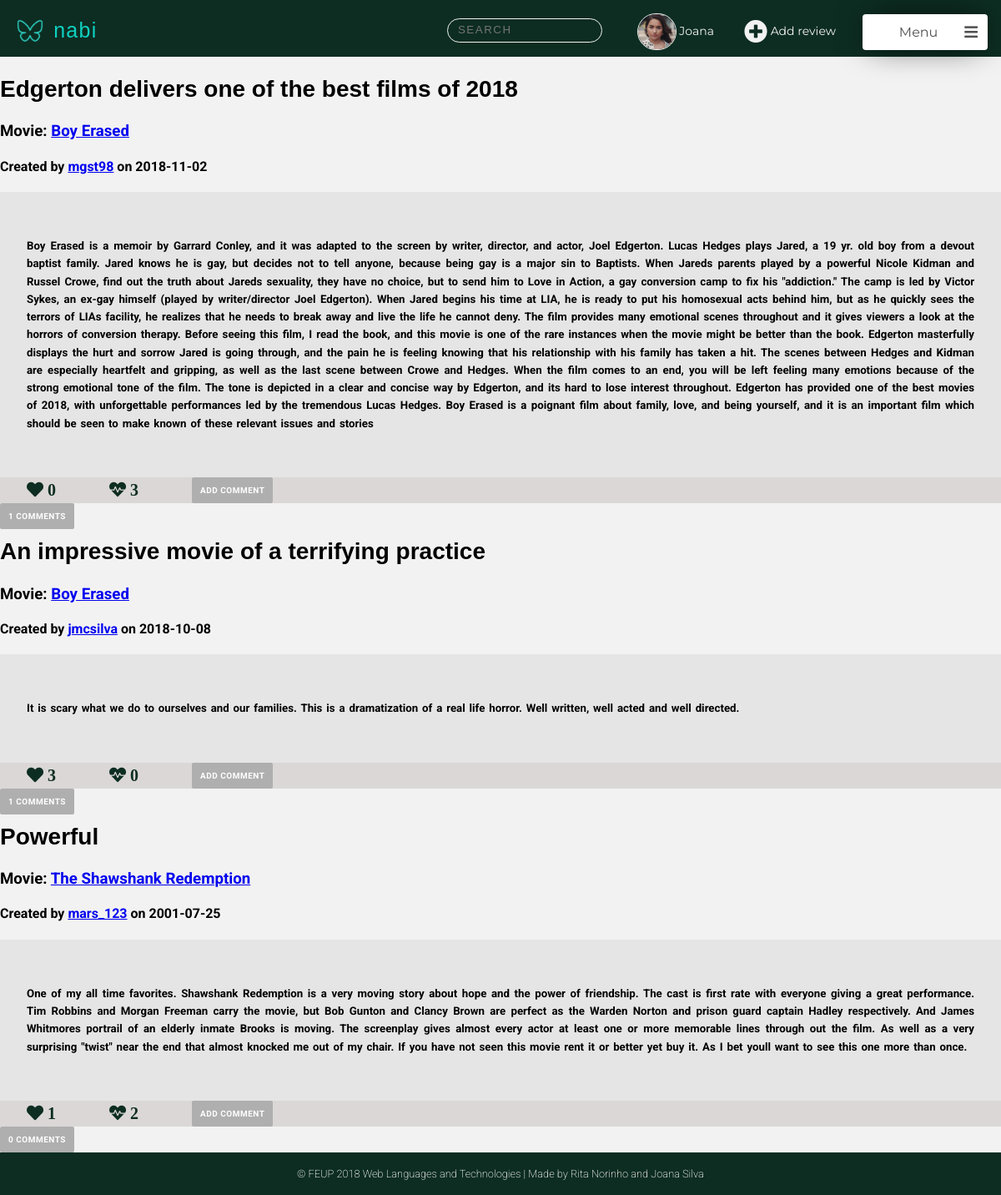
The app's page /pages/main_page.php (signed in) with its own data.
### tables this page shows
CREATE TABLE User (
    ID        INTEGER PRIMARY KEY AUTOINCREMENT,
    FirstName STRING NOT NULL,
    LastName  STRING NOT NULL,
    Username  STRING UNIQUE NOT NULL,
    Gender    STRING NOT NULL,
    Birthday  DATE NOT NULL,
    Country   STRING NOT NULL,
    Email     STRING UNIQUE NOT NULL,
    Password  CHAR (256) NOT NULL,  
    Photo     STRING DEFAULT "default.jpg",
    Points    INTEGER
    
);

CREATE TABLE Review (
    ID          INTEGER PRIMARY KEY AUTOINCREMENT,
    Title       STRING  NOT NULL,
    UserID      INTEGER REFERENCES User(ID) ON DELETE CASCADE,
    MovieID     INTEGER REFERENCES Movie(ID) ON DELETE CASCADE,
    ReviewDate  DATE NOT NULL,
    Description STRING NOT NULL
    
);

### pages/main_page.php (called while the page is built, shortened)
<?php
    include_once('../templates/common/tpl_header.php');
    include_once('../templates/tpl_draw_reviews.php');
    include_once('../templates/tpl_main_page.php');
    include_once('../templates/common/tpl_footer.php');
    include_once('../templates/common/tpl_nav_bar.php');
    include_once('../database/db_reviews.php');
    include_once('../database/db_user.php');
    if(!isset($_POST['sorting'])){
        $all_reviews=getAllReviews();
    }
    $user_info = getUserInfo($_SESSION['username']);
    foreach ($all_reviews as $k => $review){
        $all_reviews[$k]['MovieName'] = getMovieName($review['MovieID']);
        $all_reviews[$k]['UserName'] = getUsername($review['UserID']);
        $all_reviews[$k]['NumberComments']=getNumberComments($review['ID'],$review['UserID']);
        $all_reviews[$k]['Heart'] = getLikesReview($review['ID']);
        $all_reviews[$k]['Dislike'] = getDisLikesReview($review['ID']);
        $all_reviews[$k]['Comments']=getCommentsReview($review['ID']);
        foreach($all_reviews[$k]['Comments'] as $j => $comment){
            $all_reviews[$k]['Comments'][$j]['Username']=getUsername($comment['UserID']);
            $all_reviews[$k]['Comments'][$j]['Likes']=getLikesComment($comment['ID']);
            $all_reviews[$k]['Comments'][$j]['Dislikes']=getDislikesComment($comment['ID']);
        }
    }
    $allMovies=getAllMovies();
    $allReviews=getAllReviews();
    $allMoviesAndReviews = array('movies'=> $allMovies,'reviews'=>$allReviews);
    draw_feed($user_info,$all_reviews,$allMoviesAndReviews);
?>

### database/db_user.php (called while the page is built, shortened)
<?php
  function getID($username) {
    $db = Database::instance()->db();
    try {
      $stmt = $db->prepare('SELECT ID FROM User WHERE username = ?');
      $stmt->execute(array($username));
      if($row = $stmt->fetch()){
        return $row['ID'];
      }
    }catch(PDOException $e) {
      return -1;
    }
  }
  function getUserInfo($username) {
      $db = Database::instance()->db();
      $stmt = $db->prepare('SELECT * FROM User WHERE username = ?');
      $stmt->execute(array($username));
      return  $stmt->fetch();
  }
?>

### database/db_reviews.php (called while the page is built, shortened)
<?php
function getAllReviews(){
    try{
        $db = Database::instance()->db();
        $stmt = $db->prepare('SELECT * FROM Review ORDER BY ReviewDate DESC');
        $stmt->execute();
        $allReviews= $stmt->fetchAll();
        return $allReviews;
    }catch(PDOException $e) {
        return -1;
    }
}
?>

### templates/tpl_draw_reviews.php (the view, shortened to what this page needs)
<body>
    <?php function draw_reviews($reviews){?>
    <?php foreach($reviews as $review){?>
        <article data-id="<?=$review['ID']?>" user-id="<?=$review['UserID']?>">
        <div class="review_info">
             <h2><?=$review['Title']?> </h2>
            <h3> Movie: <a href="movie.php?movie_id=<?php echo htmlentities($review['MovieID'])?>"><?=$review['MovieName']?></a> </h3>
            <h4> Created by
            <a href="profile.php?username=<?php echo htmlentities($review['UserName'])?>"><?=$review['UserName']?></a>
            on <?=$review['ReviewDate']?></h4>
        </div>
        <div class="review_content">
            <h5><?=$review['Description']?></h5>
        </div>
        <div class="review_options">
            <ul class="review_nav">
              <li>
                <div class="likes">
                    <span id="review_likes" class="fas fa-heart" >
                    <?=$review['Heart']?></span>
                </div>
              </li>
              <li>
                <div class="dislikes">
                    <span id="review_dislikes" class="fas fa-heartbeat">
                    <?=$review['Dislike']?></span>
                </div>
              </li>
              <li>
              <input type="button"  name="addComment" value="Add Comment">
              </li>
             </ul>
        </div>
         <div class="comments">
         <input type="button" value="<?=$review['NumberComments']?> Comments">
            <br>
        </div>
        </article>
        <?php }?>
    <?php }?>
</body>

### templates/common/tpl_nav_bar.php (shortened to what this page needs)
<?php function draw_nav($userinfo,$allMoviesAndReviews){ ?>
<ul class="feed_nav">
<li>
<div class="nav_logo">
 <a href="main_page.php"><p>  <img src="../assets/mininabi.png" alt="Nabi logo (butterfly)" width="40" height="40"> nabi </p> </a>
</div>
</li>
<li>
<div class="search_container">
   <input class="search_input" type="text" onkeyup="searchFunction()" placeholder="Search">
</div>
</li>
<li>  <a class="profile_nav_btn" href="profile.php">
<?php if(!(file_exists("../assets/profilePhotos/".getID($_SESSION['username']).".jpg"))){ ?>
   <img src="../assets/profilePhotos/default.jpg" width="100" height="100" alt="profile avatar">
<?php } else{ ?>
   <img src="../assets/profilePhotos/<?=getID($_SESSION['username'])?>.jpg" width="100" height="100" alt="profile avatar">
<?php } ?>
<?php echo htmlentities($userinfo['FirstName']) ?>
</a> </li>
<li> <a class="add_review_btn" href="?.php"> <span class="fas fa-plus-circle"></span> Add review </a> </li>
<li>
<div class="menu">
   <div class="title" onclick="show_dropdown_menu()"> Menu <span class="fa fa-bars"></span> <div class="arrow"> </div> </div>
</div>
</li>
</ul>
<?php } ?>

### css/style.css (style rules this page uses)
body { margin: 0 auto; font-family: 'Roboto', sans-serif; --bg-color-dark: #0D2D22; --bg-color-light: #0ED1C1; --panel-color: #FFFFFF; --logo-font-color: #00311D; --input-color: #f2f2f2; --bg-color-nav:rgba(14, 209, 193, 0.548); --bg-color-sidenav:rgba(177, 171, 171, 0.932); --color-buttons:rgb(175, 175, 175); background-image: url('../assets/background.jpg'); background-position: center; background-attachment: fixed; background-repeat: no-repeat; background-size: cover; }
.profile_header p, .feed_header p, .movie_header p, .about_header p { text-align: left; font-family: 'Candara',sans-serif; font-size: 25px; margin: 0; letter-spacing: 0.05em; color: var(--bg-color-light); padding: 0; margin-right: 0; }
.profile_header p img, .feed_header p img, .movie_header p img, .about_header p img { vertical-align: middle; }
.edit_profile a , .Reviews p a,.Reviews p button, .upload_photo .file_btn, .upload_photo input[type="submit"], .Reviews input[type="submit"], .edit_profile input[type="submit"], .comments input[type="submit"], .popup input[type="submit"], .popup input[type="button"], .review_options input[type="button"], .movie_info a, .comments input[type="button"] { float: right; letter-spacing: 0.05em; font-family: 'Roboto','sans-serif'; text-transform: uppercase; text-decoration: none; font-weight: bold; background: var(--color-buttons); padding: 10px; color: var(--panel-color); font-size: 10px; border-radius: 2px; }
.search_container { width: 160px; margin: 0; float: right; margin-right: 2em; margin-bottom: 0.2em; font-family: 'Raleway', sans-serif; }
.search_input { width: 100%; padding:4.5px 12px; background-color: transparent; transition: transform 250ms ease-in-out; font-size: 12x; line-height: 18px; color: var(--input-color); background-color: transparent; background-image: url(http://mihaeltomic.com/codepen/input-search/ic_search_black_24px.svg); background-repeat: no-repeat; background-size: 16px 16px; background-position: 95% center; border-radius: 50px; border: 1px solid var(--input-color); transition: all 250ms ease-in-out; backface-visibility: hidden; transform-style: preserve-3d; }
.search_input::placeholder { color: color(#7e7e7c8f a(0.8)); text-transform: uppercase; letter-spacing: 1.5px; }
.review_info h2 { font-family: 'Candara', sans-serif; font-weight: bold; font-size: 28px; }
.review_content { margin: 0; font-family: 'Roboto', sans-serif; background-color: #d8d5d579; font-size: 16px; font-weight: 200; word-spacing: 0.1em; padding: 2em; line-height: 1.6; text-align: justify; }
.review_options { background-color: #c0b8b879; }
.feed_nav { display: flex; margin: 0; padding: 0; justify-content: flex-start; align-items: center; }
.feed_nav li { text-decoration: none; display: block; padding: 1em; color: var(--input-color); padding-bottom: 0.5em; min-width: 100px; }
.feed_nav :first-child { flex-grow: 1; }
.nav_logo a:link { text-decoration: none; }
a.profile_nav_btn img { width:3.2em; height: 3em; object-fit: cover; border: 1px solid var(--input-color); border-radius: 5em; vertical-align: middle; }
.profile_nav_btn, .add_review_btn { text-decoration: none; font-family: 'Montserrat', sans-serif; font-size: 14px; color: var(--input-color);; }
.add_review_btn span { font-size: 2em; text-decoration: none; color: var(--input-color); vertical-align: middle; }
.menu { width:150px; cursor:pointer; z-index: 1; font-family: 'Montserrat', sans-serif; padding:0; margin-bottom: 0; }
.title { width:100%; box-sizing:border-box; background:#fff; padding:12px; border-radius:4px; position:relative; box-shadow:0 0 40px -10px #000; color:#505050; }
.menu span { float:right; font-size:18px; }
.review_nav { display: flex; margin: 0; padding: 0; justify-content:flex-start; align-items: center; }
.review_options input[type="button"] { border: none; }
.review_nav li { text-decoration: none; display: block; padding-right: 2em; padding-left: 2em; }
#review_likes, #review_dislikes { font-size: 20px; color: var(--bg-color-dark); }
#review_likes, #review_dislikes { cursor: pointer; }
.comments input[type="button"] { float: left; border: none; }

### records on screen
user: FirstName "Joana"
review: Title "Edgerton delivers one of the best films of 2018", MovieName "Boy Erased", UserName "mgst98", ReviewDate "2018-11-02", Description "Boy Erased is a memoir by Garrard Conley, and it was adapted to the screen by writer, director, and actor, Joel Edgerton. Lucas Hedges plays Jared, a 19 yr. old boy from a devout baptist family. Jared knows he is gay, but decides not to tell anyone, because being gay is a major sin to Baptists. When Jareds parents played by a powerful Nicole Kidman and Russel Crowe, find out the truth about Jareds sexuality, they have no choice, but to send him to Love in Action, a gay conversion camp to fix his \"addiction.\" The camp is led by Victor Sykes, an ex-gay himself (played by writer/director Joel Edgerton). When Jared begins his time at LIA, he is ready to put his homosexual acts behind him, but…", Heart "0", Dislike "3"
review: Title "An impressive movie of a terrifying practice", MovieName "Boy Erased", UserName "jmcsilva", ReviewDate "2018-10-08", Description "It is scary what we do to ourselves and our families. This is a dramatization of a real life horror. Well written, well acted and well directed.", Heart "3", Dislike "0"
review: Title "Powerful", MovieName "The Shawshank Redemption", UserName "mars_123", ReviewDate "2001-07-25", Description "One of my all time favorites. Shawshank Redemption is a very moving story about hope and the power of friendship. The cast is first rate with everyone giving a great performance. Tim Robbins and Morgan Freeman carry the movie, but Bob Gunton and Clancy Brown are perfect as the Warden Norton and prison guard captain Hadley respectively. And James Whitmores portrail of an elderly inmate Brooks is moving. The screenplay gives almost every actor at least one or more memorable lines through out the film. As well as a very surprising \"twist\" near the end that almost knocked me out of my chair. If you have not seen this movie rent it or better yet buy it. As I bet youll want to see this one more…", MovieID "1", Dislike "2"
